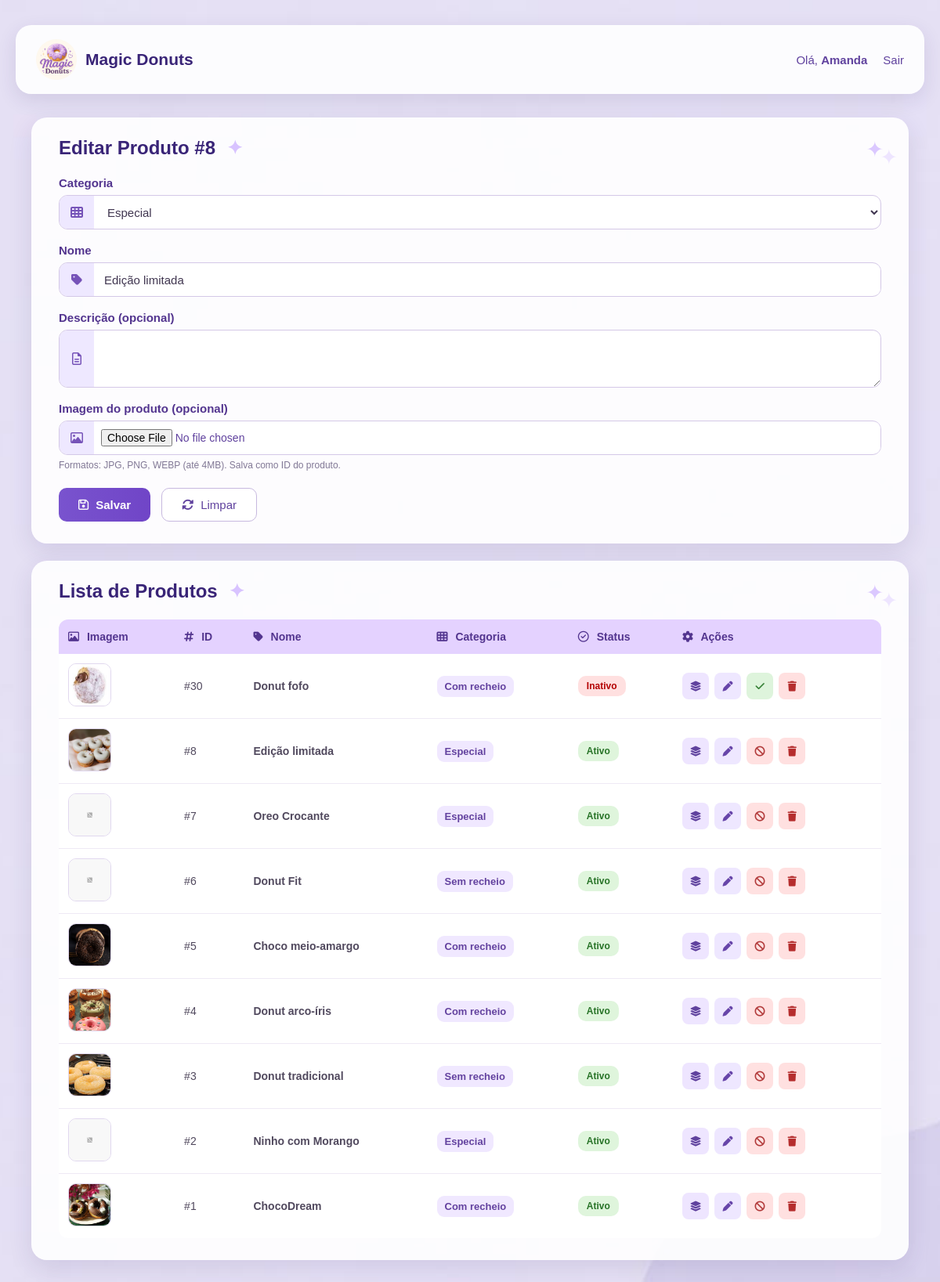
The page /magicdonuts/index.php?controller=produto&action=index&id=8 (signed in) on the database its author committed.
### tables this page shows
CREATE TABLE `produto` (
  `id` int(11) NOT NULL,
  `categoria_id` int(11) NOT NULL,
  `nome` varchar(100) NOT NULL,
  `descricao` text DEFAULT NULL,
  `ativo` tinyint(1) NOT NULL DEFAULT 1
);

CREATE TABLE `categoria` (
  `id` int(11) NOT NULL,
  `nome` varchar(100) NOT NULL,
  `ativo` tinyint(1) NOT NULL DEFAULT 1
);

### magicdonuts/controllers/ProdutoController.php (called while the page is built, shortened)
<?php
require_once __DIR__ . '/../models/Produto.php';
require_once __DIR__ . '/../models/categoria.php';
class ProdutoController
{
    public function index(): void
    {
        $produtoModel = new Produto();
        $categoriaModel = new Categoria();
        $produtos = $produtoModel->listarComCategoria(false);
        $categorias = $categoriaModel->listarAtivas();
        $editar = null;
        if (isset($_GET['id'])) {
            $editar = $produtoModel->buscarPorId(
                (int)$_GET['id']
            );
        }
        require_once __DIR__ . '/../views/produtos.php';
    }
}

### magicdonuts/index.php (called while the page is built, shortened)
<?php
require_once __DIR__ . '/config/db.php';
$controller = $_GET['controller'] ?? 'auth';
$action = $_GET['action'] ?? 'form';
switch ($controller) {
    case 'produto':
        require_once __DIR__ . '/controllers/ProdutoController.php';
        $c = new ProdutoController();
        break;
}
$c->$action();

### magicdonuts/config/db.php (called while the page is built)
<?php
class Database
{
private static $conn = null;
public static function getConnection()
{
    if (self::$conn === null) {
        try {
self::$conn = new PDO(
"mysql:host=localhost;dbname=magicdonuts;charset=utf8mb4",
"root",
"",
    [
    PDO::ATTR_ERRMODE => PDO::ERRMODE_EXCEPTION,
    PDO::ATTR_DEFAULT_FETCH_MODE => PDO::FETCH_ASSOC
    ]
);
} catch (PDOException $e) {
 die("Erro ao conectar ao banco de dados:" . $e->getMessage());
}
}
return self::$conn;
}
}

### magicdonuts/models/Produto.php (called while the page is built, shortened)
<?php
require_once __DIR__ . '/../config/db.php';
class Produto
{
    private PDO $conn;
    public function __construct()
    {
        $this->conn = Database::getConnection();
    }
    public function listarComCategoria(bool $somenteAtivos = false): array
    {
        $sql = "
            SELECT
                p.id,
                p.categoria_id,
                p.nome,
                p.descricao,
                p.ativo,
                c.nome AS categoria_nome
            FROM produto p
            INNER JOIN categoria c
            ON c.id = p.categoria_id
        ";
        $sql .= " ORDER BY p.id DESC";
        return $this->conn->query($sql)->fetchAll();
    }
    public function buscarPorId(int $id): ?array
    {
        $stmt = $this->conn->prepare("
            SELECT *
            FROM produto
            WHERE id = :id
        ");
        $stmt->execute([
            ':id' => $id
        ]);
        $r = $stmt->fetch();
        return $r ?: null;
    }
}

### magicdonuts/models/Categoria.php (called while the page is built)
<?php
require_once __DIR__ . '/../config/db.php';
class Categoria
{
    private PDO $conn;
    public function __construct()
    {
        $this->conn = Database::getConnection();
    }
    public function listarAtivas(): array
    {
        return $this->conn->query("
            SELECT id, nome
            FROM categoria
            WHERE ativo = 1
            ORDER BY nome
        ")->fetchAll();
    }
}

### magicdonuts/views/produtos.php (the view, shortened to what this page needs)
<?php
function imagemProdutoUrl(int $produtoId): string
{
    $baseFs = __DIR__ . "/../public/uploads/produtos/";
    $baseUrl = "/magicdonuts/public/uploads/produtos/";
    foreach (['jpg', 'png', 'webp'] as $ext) {
        if (file_exists($baseFs . $produtoId . '.' . $ext)) {
            return $baseUrl . $produtoId . '.' . $ext;
        }
    }
    return "/magicdonuts/imagem/produto_sem_foto.png";
}
?>
<!doctype html>
<html lang="pt-br">
<head>
    <link
        rel="stylesheet"
        href="/magicdonuts/public/assets/css/style.css"
    >
    <link
        rel="stylesheet"
        href="https://cdnjs.cloudflare.com/ajax/libs/font-awesome/6.5.2/css/all.min.css"
    >
</head>
<body class="produtos-body">
<header class="produtos-header">
    <div class="produtos-header-inner">
        <a
            href="/magicdonuts/index.php?controller=auth&action=dashboard"
            class="produtos-brand"
        >
            <img
                src="/magicdonuts/imagem/logo.jpg"
                alt="Magic Donuts"
                class="produtos-logo"
            >
            <strong>Magic Donuts</strong>
        </a>
        <div class="produtos-user">
            <span>
                Olá,
                <strong>
                    <?= htmlspecialchars($_SESSION['nome'] ?? 'Usuário') ?>
                </strong>
            </span>
            <a href="/magicdonuts/index.php?controller=auth&action=dashboard">Sair</a>
        </div>
    </div>
</header>
<main class="produtos-main">
    <section class="produto-card">
        <div class="section-title">
            <h1>
                <?= $editar
                    ? "Editar Produto #" . (int)$editar['id']
                    : "Cadastrar Produto"
                ?>
                <span class="title-sparkles">✦</span>
            </h1>
        </div>
        <form
            method="post"
            action="index.php?controller=produto&action=salvar"
            enctype="multipart/form-data"
            class="produto-form"
        >
            <div class="produto-form-group">
                <label for="categoria_id">
                    Categoria
                </label>
                <div class="produto-input-wrapper">
                    <div class="produto-input-icon">
                        <i class="fa-solid fa-table-cells"></i>
                    </div>
                    <select
                        class="produto-input produto-select"
                        id="categoria_id"
                        name="categoria_id"
                        required
                    >
                        <?php foreach ($categorias as $c): ?>
                            <option
                                value="<?= (int)$c['id'] ?>"
                                <?= $editar &&
                                    (int)$editar['categoria_id'] === (int)$c['id']
                                    ? 'selected'
                                    : ''
                                ?>
                            >
                                <?= htmlspecialchars($c['nome']) ?>
                            </option>
                        <?php endforeach; ?>
                    </select>
                </div>
            </div>
            <div class="produto-form-group">
                <label for="nome">
                    Nome
                </label>
                <div class="produto-input-wrapper">
                    <div class="produto-input-icon">
                        <i class="fa-solid fa-tag"></i>
                    </div>
                    <input
                        class="produto-input"
                        id="nome"
                        type="text"
                        name="nome"
                        required
                        value="<?= $editar
                            ? htmlspecialchars($editar['nome'])
                            : ''
                        ?>"
                    >
                </div>
            </div>
            <div class="produto-form-group">
                <label for="descricao">
                    Descrição (opcional)
                </label>
                <div class="produto-input-wrapper produto-textarea-wrapper">
                    <div class="produto-input-icon">
                        <i class="fa-regular fa-file-lines"></i>
                    </div>
                    <textarea
                        class="produto-input produto-textarea"
                        id="descricao"
                        name="descricao"
                        rows="3"
                    ><?= $editar
                    ?></textarea>
                </div>
            </div>
            <div class="produto-form-group">
                <label for="imagem">
                    Imagem do produto (opcional)
                </label>
                <div class="produto-input-wrapper arquivo-wrapper">
                    <div class="produto-input-icon">
                        <i class="fa-regular fa-image"></i>
                    </div>
                    <input
                        class="produto-input-file"
                        id="imagem"
                        type="file"
                        name="imagem"
                        accept="image/png, image/jpeg, image/webp"
                    >
                </div>
                <small class="produto-help">
                    Formatos: JPG, PNG, WEBP (até 4MB).
                    Salva como ID do produto.
                </small>
            </div>
            <div class="produto-actions">
                <button
                    class="produto-btn produto-btn-primary"
                    type="submit"
                >
                    <i class="fa-regular fa-floppy-disk"></i>
                    Salvar
                </button>
                <a
                    class="produto-btn produto-btn-secondary"
                    href="index.php?controller=produto&action=index"
                >
                    <i class="fa-solid fa-rotate"></i>
                    Limpar
                </a>
            </div>
        </form>
    </section>
    <section class="produto-card lista-produtos-card">
        <div class="section-title">
            <h2>
                Lista de Produtos
                <span class="title-sparkles">✦</span>
            </h2>
        </div>
        <div class="table-wrapper">
            <table class="produtos-table">
                <thead>
                    <tr>
                        <th>
                            <i class="fa-regular fa-image"></i>
                            Imagem
                        </th>
                        <th>
                            <i class="fa-solid fa-hashtag"></i>
                            ID
                        </th>
                        <th>
                            <i class="fa-solid fa-tag"></i>
                            Nome
                        </th>
                        <th>
                            <i class="fa-solid fa-table-cells"></i>
                            Categoria
                        </th>
                        <th>
                            <i class="fa-regular fa-circle-check"></i>
                            Status
                        </th>
                        <th>
                            <i class="fa-solid fa-gear"></i>
                            Ações
                        </th>
                    </tr>
                </thead>
                <tbody>
                    <?php foreach ($produtos as $p): ?>
                        <tr>
                            <td>
                                <img
                                    class="produto-thumb"
                                    src="<?= imagemProdutoUrl((int)$p['id']) ?>"
                                    alt="<?= htmlspecialchars($p['nome']) ?>"
                                >
                            </td>
                            <td>
                                #<?= (int)$p['id'] ?>
                            </td>
                            <td>
                                <strong>
                                    <?= htmlspecialchars($p['nome']) ?>
                                </strong>
                            </td>
                            <td>
                                <span class="categoria-badge">
                                    <?= htmlspecialchars($p['categoria_nome']) ?>
                                </span>
                            </td>
                            <td>
                                <?=
                                    ((int)$p['ativo'] === 1)
                                    ? '<span class="tag ok">Ativo</span>'
                                    : '<span class="tag off">Inativo</span>'
                                ?>
                            </td>
                            <td>
                                <div class="produto-table-actions">
                                   <a
    class="table-btn table-btn-variacoes"
    href="index.php?controller=variacao&action=index&produto_id=<?= (int)$p['id'] ?>"
    title="Variações"
>
    <i class="fa-solid fa-layer-group"></i>
</a>
                                    <a
                                        class="table-btn table-btn-edit"
                                        href="index.php?controller=produto&action=index&id=<?= (int)$p['id'] ?>"
                                        title="Editar"
                                    >
                                        <i class="fa-solid fa-pen"></i>
                                    </a>
                                    <?php if ((int)$p['ativo'] === 1): ?>
                                        <a
                                            class="table-btn table-btn-danger"
                                            href="index.php?controller=produto&action=toggle&id=<?= (int)$p['id'] ?>&ativo=0"
                                            onclick="return confirm('Inativar este produto?')"
                                            title="Inativar"
                                        >
                                            <i class="fa-solid fa-ban"></i>
                                        </a>
                                    <?php else: ?>
                                        <a
                                            class="table-btn table-btn-success"
                                            href="index.php?controller=produto&action=toggle&id=<?= (int)$p['id'] ?>&ativo=1"
                                            title="Ativar"
                                        >
                                            <i class="fa-solid fa-check"></i>
                                        </a>
                                    <?php endif; ?>
                                    <a
                                        class="table-btn table-btn-delete"
                                        href="index.php?controller=produto&action=deletar&id=<?= (int)$p['id'] ?>"
                                        onclick="return confirm('⚠️ DELETAR permanentemente? Não há volta!')"
                                        title="Excluir"
                                    >
                                        <i class="fa-solid fa-trash"></i>
                                    </a>
                                </div>
                            </td>
                        </tr>
                    <?php endforeach; ?>
                </tbody>
            </table>
        </div>
    </section>
</main>
</body>
</html>

### rows shown on the page
produto: id "8", categoria_id "Especial", nome "Edição limitada", shows a picture, categoria.nome "Especial", ativo "Ativo"
produto: shows a picture, id "30", nome "Donut fofo", categoria.nome "Com recheio", ativo "Inativo"
produto: id "7", nome "Oreo Crocante", categoria.nome "Especial", ativo "Ativo"
produto: id "6", nome "Donut Fit", categoria.nome "Sem recheio", ativo "Ativo"
produto: shows a picture, id "5", nome "Choco meio-amargo", categoria.nome "Com recheio", ativo "Ativo"
produto: shows a picture, id "4", nome "Donut arco-íris", categoria.nome "Com recheio", ativo "Ativo"
produto: shows a picture, id "3", nome "Donut tradicional", categoria.nome "Sem recheio", ativo "Ativo"
produto: id "2", nome "Ninho com Morango", categoria.nome "Especial", ativo "Ativo"
produto: shows a picture, id "1", nome "ChocoDream", categoria.nome "Com recheio", ativo "Ativo"

### other values the page prints
$_SESSION['nome'] "Amanda"
